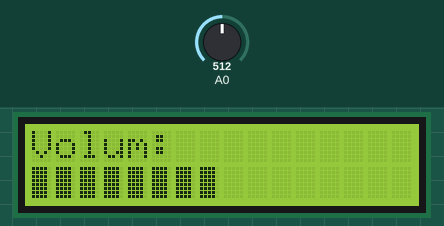
A sketch run on a simulated Arduino Uno, built with avr-gcc and run on an emulated ATmega328P. On the bench: 16×2 character LCD. The test bench sets the inputs (shaded band); at power-on: A0 = 512.

Above: at 1.3 s.
1.4 s: A0 set to 716
At 2.3 s:
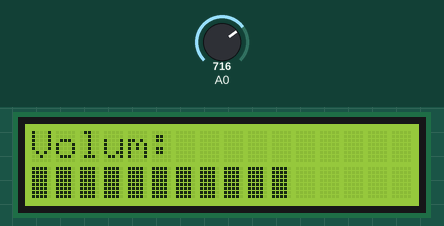
3.1 s: A0 set to 900
At 3.9 s:
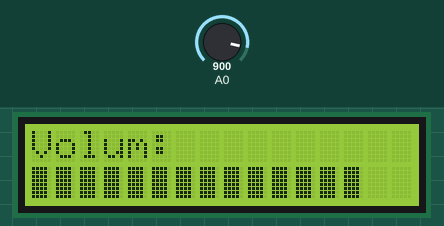
4.7 s: A0 set to 1023
At 5.6 s:
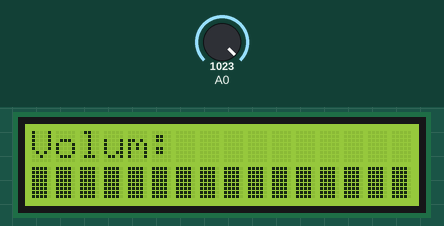
6.2 s: A0 set to 511
At 7.3 s:
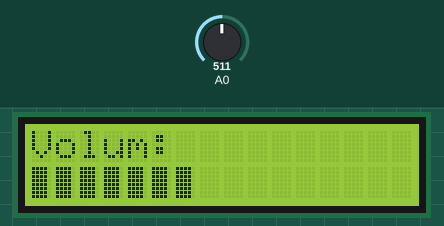
7.8 s: A0 set to 306
At 8.9 s:
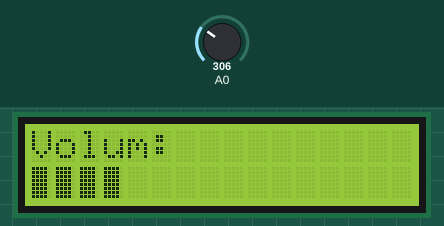
9.3 s: A0 set to 122
At 10.6 s:
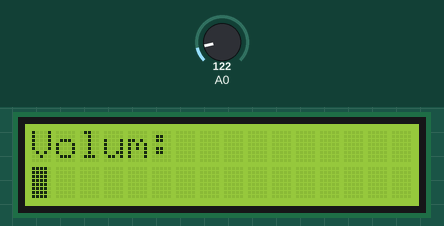
Timing chart, 0 to 11.9 s (numbered marks = the images above; inputs shaded):
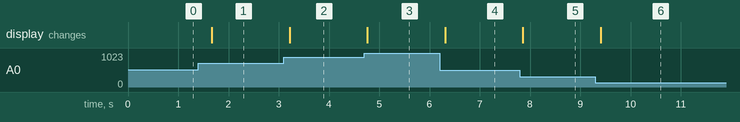

Measured:
- after the input at 1.4 s, the display: changes after 0.27 s (image 1)
- after the input at 3.1 s, the display: changes after 0.12 s (image 2)
- after the input at 4.7 s, the display: changes after 0.06 s (image 3)
- after the input at 6.2 s, the display: changes after 0.11 s (image 4)
- after the input at 7.8 s, the display: changes after 0.06 s (image 5)
- after the input at 9.3 s, the display: changes after 0.10 s (image 6)

The sketch:

volum.ino
```cpp
#include <Wire.h>
#include <LiquidCrystal_I2C.h>

// Inițializezi LCD-ul I2C la adresa 0x27 (16x2)
LiquidCrystal_I2C lcd(0x27, 16, 2);

// Definiți caractere personalizate pentru bara de volum
byte volume0[8] = {B00000, B00000, B00000, B00000, B00000, B00000, B00000, B00000}; // gol
byte volume1[8] = {B10000, B10000, B10000, B10000, B10000, B10000, B10000, B10000}; // pe sfert
byte volume2[8] = {B11000, B11000, B11000, B11000, B11000, B11000, B11000, B11000}; // pe jumătate
byte volume3[8] = {B11100, B11100, B11100, B11100, B11100, B11100, B11100, B11100}; // aproape plin
byte volume4[8] = {B11110, B11110, B11110, B11110, B11110, B11110, B11110, B11110}; // plin

void setup() {
  lcd.init();
  lcd.backlight();

  // Creează caracterele personalizate
  lcd.createChar(0, volume0);
  lcd.createChar(1, volume1);
  lcd.createChar(2, volume2);
  lcd.createChar(3, volume3);
  lcd.createChar(4, volume4);

  // Afișează mesajul inițial
  lcd.setCursor(0, 0); // Plasează cursorul la începutul primei linii
  lcd.print("Volum: ");
}

void loop() {
  // Exemplu de actualizare a barei de volum
  int volume = analogRead(A0);  // Citește valoarea de pe pinul analog (0-1023)
  int volumeLevel = map(volume, 0, 1023, 0, 16);  // Mapăm valoarea la o scară de la 0 la 16 blocuri

  // Afișează bara de volum
  lcd.setCursor(0, 1); // Plasează cursorul la începutul celei de-a doua linii
  for (int i = 0; i < 16; i++) {
    if (i < volumeLevel) {
      lcd.write(byte(4));  // Afișează bloc plin
    } else {
      lcd.write(byte(0));  // Afișează bloc gol
    }
  }

  delay(500);  // Pauză între actualizări
}
```
